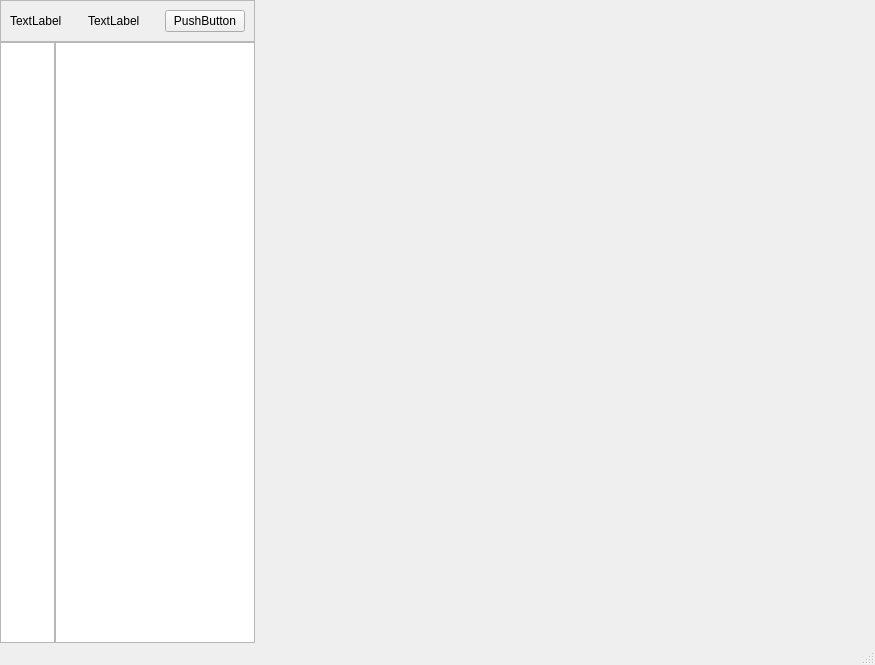
<?xml version="1.0" encoding="UTF-8"?>
<ui version="4.0">
 <class>MainWindow</class>
 <widget class="QMainWindow" name="MainWindow">
  <property name="geometry">
   <rect>
    <x>0</x>
    <y>0</y>
    <width>875</width>
    <height>665</height>
   </rect>
  </property>
  <property name="windowTitle">
   <string>MainWindow</string>
  </property>
  <widget class="QWidget" name="centralwidget">
   <layout class="QGridLayout" name="gridLayout">
    <property name="leftMargin">
     <number>0</number>
    </property>
    <property name="topMargin">
     <number>0</number>
    </property>
    <property name="rightMargin">
     <number>0</number>
    </property>
    <property name="bottomMargin">
     <number>0</number>
    </property>
    <property name="spacing">
     <number>0</number>
    </property>
    <item row="0" column="0" colspan="2">
     <widget class="QFrame" name="title_frame">
      <property name="frameShape">
       <enum>QFrame::Shape::StyledPanel</enum>
      </property>
      <property name="frameShadow">
       <enum>QFrame::Shadow::Raised</enum>
      </property>
      <layout class="QHBoxLayout" name="horizontalLayout">
       <item>
        <widget class="QLabel" name="title_icon">
         <property name="text">
          <string>TextLabel</string>
         </property>
        </widget>
       </item>
       <item>
        <widget class="QLabel" name="title_label">
         <property name="text">
          <string>TextLabel</string>
         </property>
        </widget>
       </item>
       <item>
        <widget class="QPushButton" name="menu_btn">
         <property name="sizePolicy">
          <sizepolicy hsizetype="Fixed" vsizetype="Fixed">
           <horstretch>0</horstretch>
           <verstretch>0</verstretch>
          </sizepolicy>
         </property>
         <property name="text">
          <string>PushButton</string>
         </property>
        </widget>
       </item>
      </layout>
     </widget>
    </item>
    <item row="0" column="2" rowspan="2">
     <widget class="QStackedWidget" name="stackedWidget">
      <widget class="QWidget" name="page"/>
      <widget class="QWidget" name="page_2"/>
     </widget>
    </item>
    <item row="1" column="0">
     <widget class="QListWidget" name="listWidget_icon_only">
      <property name="maximumSize">
       <size>
        <width>55</width>
        <height>16777215</height>
       </size>
      </property>
      <property name="autoFillBackground">
       <bool>false</bool>
      </property>
      <property name="frameShadow">
       <enum>QFrame::Shadow::Sunken</enum>
      </property>
     </widget>
    </item>
    <item row="1" column="1">
     <widget class="QListWidget" name="listWidget">
      <property name="maximumSize">
       <size>
        <width>200</width>
        <height>16777215</height>
       </size>
      </property>
      <property name="itemAlignment">
       <set>Qt::AlignmentFlag::AlignLeading</set>
      </property>
     </widget>
    </item>
   </layout>
  </widget>
  <widget class="QMenuBar" name="menubar">
   <property name="geometry">
    <rect>
     <x>0</x>
     <y>0</y>
     <width>875</width>
     <height>33</height>
    </rect>
   </property>
  </widget>
  <widget class="QStatusBar" name="statusbar"/>
 </widget>
 <resources/>
 <connections/>
</ui>
